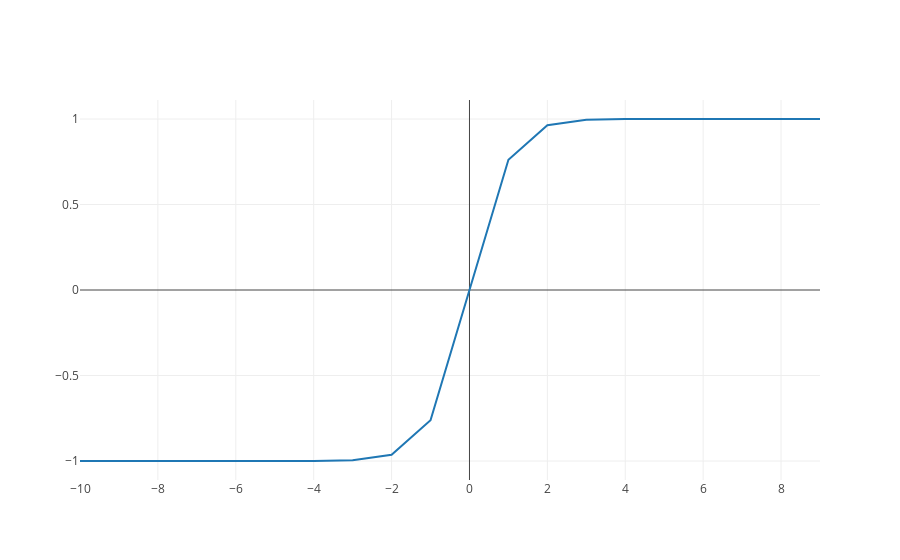

The notebook cell this image was saved under:
### Code cell
xs = list(range(-10, 10))
ys = [math.tanh(x) for x in xs]
# ys = [math.tanh(x/2) for x in xs]
# ys = [math.tanh(x/3) for x in xs]

iplot([{"x": xs, "y": ys}])

### Figure 1 — Plotly figure (JSON) as saved in the notebook; plotly's stock layout.template omitted (floating-point values rounded to 4 significant figures)
{"data": [{"x": [-10, -9, -8, -7, -6, -5, -4, -3, -2, -1, 0, 1, 2, 3, 4, 5, 6, 7, 8, 9], "y": [-1.0, -1.0, -1.0, -1.0, -1.0, -0.9999, -0.9993, -0.9951, -0.964, -0.7616, 0, 0.7616, 0.964, 0.9951, 0.9993, 0.9999, 1.0, 1.0, 1.0, 1.0]}], "layout": {}}
